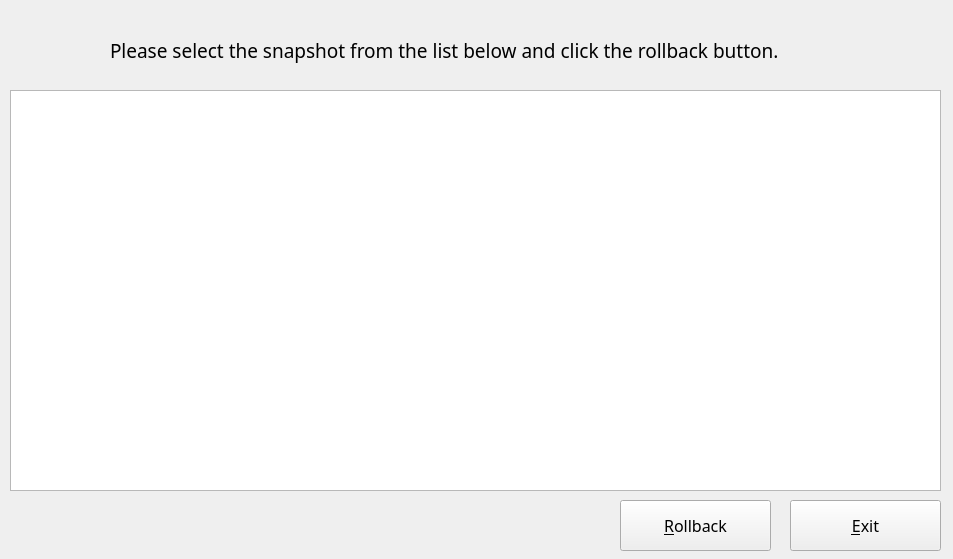
<?xml version="1.0" encoding="UTF-8"?>
<ui version="4.0">
 <class>MainWindow</class>
 <widget class="QMainWindow" name="MainWindow">
  <property name="windowModality">
   <enum>Qt::NonModal</enum>
  </property>
  <property name="geometry">
   <rect>
    <x>0</x>
    <y>0</y>
    <width>953</width>
    <height>559</height>
   </rect>
  </property>
  <property name="windowTitle">
   <string>Xerolinux Rollback Utility</string>
  </property>
  <property name="windowIcon">
   <iconset>
    <normaloff>images/xerolinux-logo128x128.png</normaloff>images/xerolinux-logo128x128.png</iconset>
  </property>
  <widget class="QWidget" name="centralwidget">
   <widget class="QTableView" name="tableView">
    <property name="geometry">
     <rect>
      <x>10</x>
      <y>90</y>
      <width>931</width>
      <height>401</height>
     </rect>
    </property>
    <property name="alternatingRowColors">
     <bool>true</bool>
    </property>
    <attribute name="horizontalHeaderShowSortIndicator" stdset="0">
     <bool>false</bool>
    </attribute>
   </widget>
   <widget class="QLabel" name="logoLabel">
    <property name="geometry">
     <rect>
      <x>10</x>
      <y>0</y>
      <width>91</width>
      <height>91</height>
     </rect>
    </property>
    <property name="text">
     <string/>
    </property>
    <property name="pixmap">
     <pixmap>images/xerolinux-logo96x96.png</pixmap>
    </property>
    <property name="alignment">
     <set>Qt::AlignCenter</set>
    </property>
   </widget>
   <widget class="QLabel" name="mainLabel">
    <property name="geometry">
     <rect>
      <x>110</x>
      <y>10</y>
      <width>711</width>
      <height>81</height>
     </rect>
    </property>
    <property name="font">
     <font>
      <family>Fira Code</family>
      <pointsize>14</pointsize>
     </font>
    </property>
    <property name="text">
     <string>Please select the snapshot from the list below and click the rollback button.</string>
    </property>
    <property name="textFormat">
     <enum>Qt::MarkdownText</enum>
    </property>
    <property name="wordWrap">
     <bool>true</bool>
    </property>
   </widget>
   <widget class="QPushButton" name="okPushButton">
    <property name="geometry">
     <rect>
      <x>620</x>
      <y>500</y>
      <width>151</width>
      <height>51</height>
     </rect>
    </property>
    <property name="font">
     <font>
      <family>Fira Code Medium</family>
      <pointsize>12</pointsize>
     </font>
    </property>
    <property name="text">
     <string>&amp;Rollback</string>
    </property>
    <property name="icon">
     <iconset>
      <normaloff>images/back-in-time.png</normaloff>images/back-in-time.png</iconset>
    </property>
    <property name="iconSize">
     <size>
      <width>32</width>
      <height>32</height>
     </size>
    </property>
   </widget>
   <widget class="QPushButton" name="exitPushButton">
    <property name="geometry">
     <rect>
      <x>790</x>
      <y>500</y>
      <width>151</width>
      <height>51</height>
     </rect>
    </property>
    <property name="font">
     <font>
      <family>Fira Code Medium</family>
      <pointsize>12</pointsize>
     </font>
    </property>
    <property name="text">
     <string>&amp;Exit</string>
    </property>
    <property name="icon">
     <iconset>
      <normaloff>images/exit.png</normaloff>images/exit.png</iconset>
    </property>
    <property name="iconSize">
     <size>
      <width>32</width>
      <height>32</height>
     </size>
    </property>
   </widget>
  </widget>
 </widget>
 <resources/>
 <connections/>
</ui>
